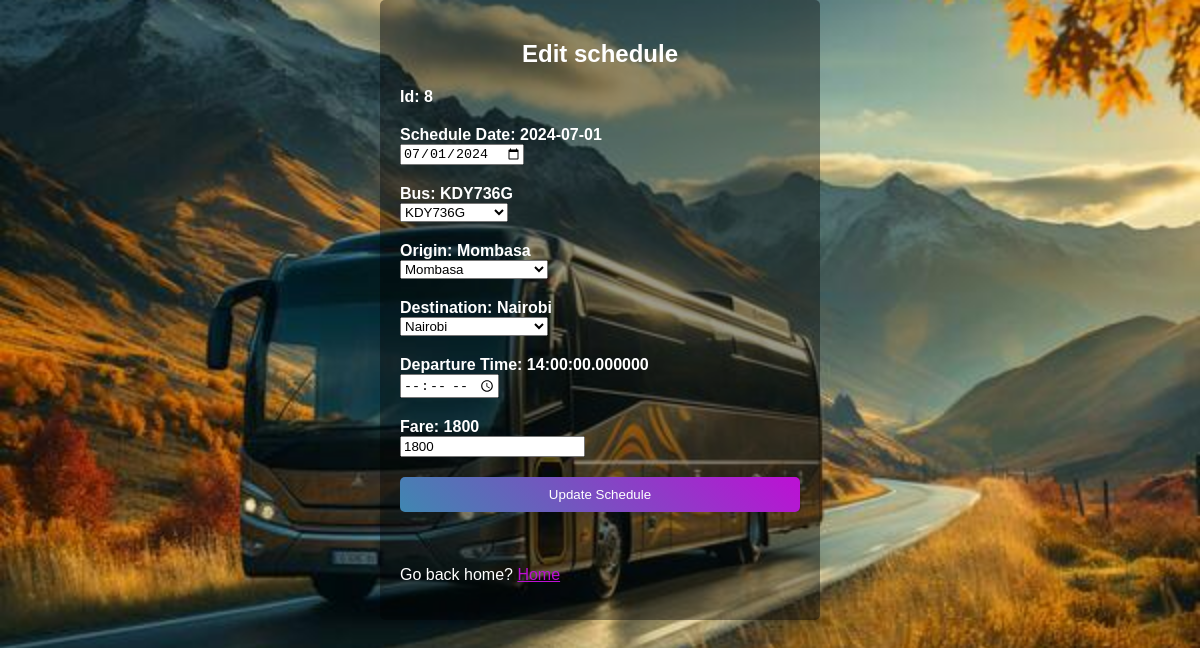
Page /admin/edit/editschedule.php?schedule_id=8 (signed in) on the committed database.
### tables this page shows
CREATE TABLE `schedules` (
  `schedule_id` int NOT NULL AUTO_INCREMENT,
  `sdate` date NOT NULL,
  `bus` varchar(100) NOT NULL,
  `origin` varchar(100) NOT NULL,
  `destination` varchar(100) NOT NULL,
  `departuretime` time(6) NOT NULL,
  `fare` int NOT NULL,
  `lastupdated` timestamp(6) NOT NULL DEFAULT CURRENT_TIMESTAMP(6) ON UPDATE CURRENT_TIMESTAMP(6),
  PRIMARY KEY (`schedule_id`)
);

### controllers/admineditcontroller.php (called while the page is built, shortened)
<?php
require '../../connect/db_connect.php';
if(isset($_GET['schedule_id'])) {
    $id = $_GET['schedule_id'];
    $sql = "SELECT * FROM schedules WHERE schedule_id = $id";
    $result = $conn->query($sql);
    if ($result->num_rows > 0) {
        $schedule = $result->fetch_assoc();
        $id = $schedule['schedule_id'];
        $sdate = $schedule['sdate'];
        $busnumber = $schedule['bus'];
        $origin = $schedule['origin'];
        $destination = $schedule['destination'];
        $departuretime = $schedule['departuretime'];
        $fare = $schedule['fare'];
    }
}
?>

### admin/edit/editschedule.php (the view, shortened to what this page needs)
<?php
require_once '../../controllers/admineditcontroller.php';
?>
<!DOCTYPE html>
<html lang="en">
<head>
    <link rel="stylesheet" href="../../css/registers.css">
</head>
<body>
    <div class="container">
        <h2>Edit schedule</h2>
        <form action="editschedule.php" method="post">
            <div class="form-group">
                <label for="id">Id:    <?php  echo $id ?></label>
            </div>
            <div class="form-group">
                <label for="sdate">Schedule Date:   <?php echo $sdate ?></label>
                <input type="date" id="sdate" name="sdate" value="<?php echo $sdate ?>" >
            </div>
            <div class="form-group">
                <label for="bus">Bus: <?php echo $busnumber ?></label>
                <select id="bus" name="bus" required>
                    <option value="<?php echo $busnumber ?>"><?php echo $busnumber ?></option>
                </select>
            </div>
            <div class="form-group">
                <label for="origin">Origin: <?php echo $origin ?></label>
                <select id="origin" name="origin" required>
                    <option  value="<?php echo $origin ?>"><?php echo $origin ?></option>
                </select>
            </div>
            <div class="form-group">
                <label for="destination">Destination: <?php echo $destination ?></label>
                <select id="destination" name="destination" required>
                    <option value="<?php echo $destination ?>"><?php echo $destination ?></option>
                </select>
            </div>
            <div class="form-group">
                <label for="departuretime">Departure Time: <?php echo $departuretime ?></label>
                <input type="time" id="departuretime" name="departuretime" value="<?php echo $departuretime ?>" required>
            </div>
            <div class="form-group">
                <label for="fare">Fare: <?php echo $fare ?></label>
                <input type="number" id="fare" name="fare" value="<?php echo $fare ?>" required>
            </div>
            <div class="form-group">
                <button type="submit" name="updateschedule">Update Schedule</button>
            </div><br>
            <p>Go back home? <a href="../schedules.php">Home</a></p>
        </form>
    </div>
</body>
</html>

### css/registers.css (style rules this page uses)
body { font-family: Arial, sans-serif; margin: 0; padding: 0; min-height: 680px; background-image: url('../images/backbus.jpg'); background-size: cover; background-position: center; background-repeat: no-repeat; }
.container { max-width: 400px; margin: auto; padding: 20px; background-color: rgba(0, 0, 0, 0.4); color: #fff; border-radius: 5px; }
.container a { color: #bd10d4; }
h2 { text-align: center; margin-bottom: 20px; }
.form-group { margin-bottom: 20px; }
label { display: block; font-weight: bold; }
button { width: 100%; padding: 10px; background-image: linear-gradient(45deg, #3f87b1, #bd10d4); color: #fff; border: none; border-radius: 5px; cursor: pointer; transition: background-color 0.3s ease; }

### rows in the picture
schedules: schedule_id "8", sdate "2024-07-01", sdate "07/01/2024", bus "KDY736G", origin "Mombasa", destination "Nairobi", departuretime "14:00:00.000000", fare "1800"
